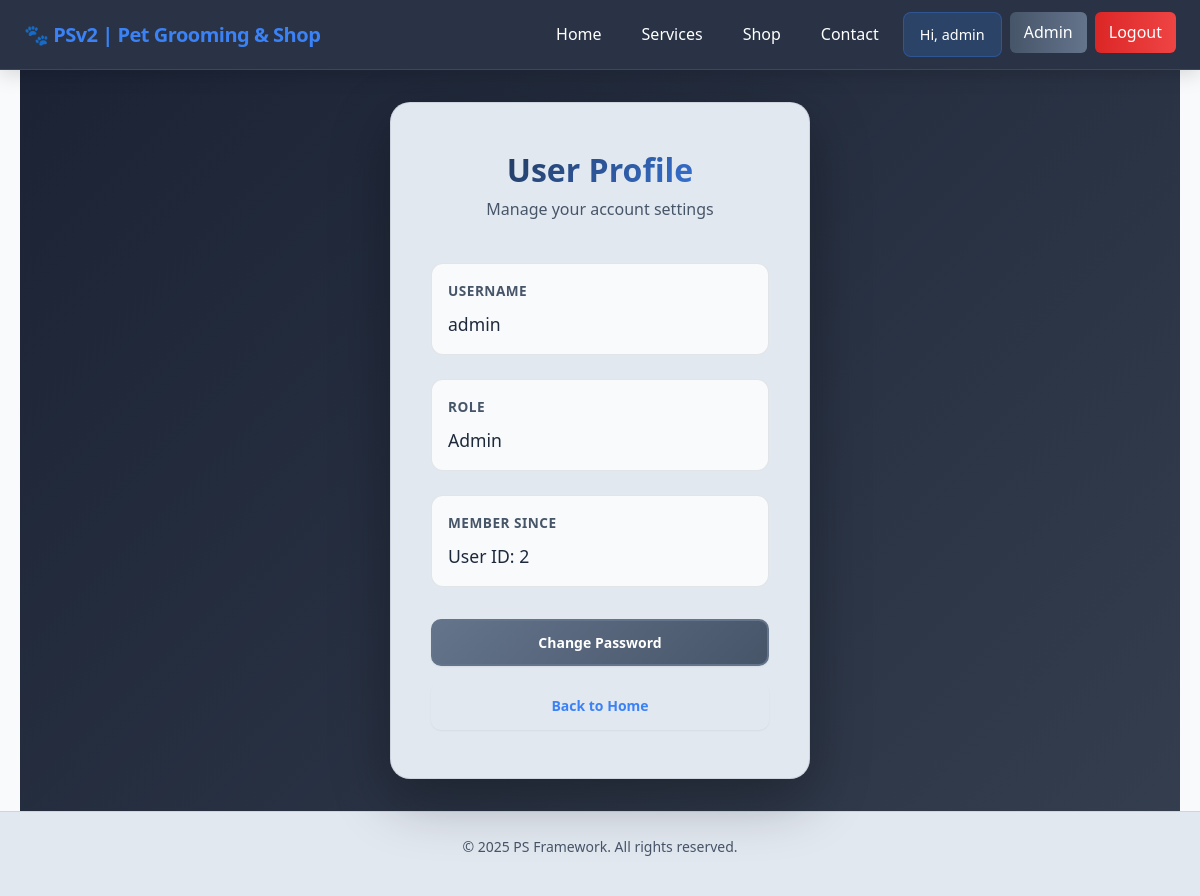
Screenshot of /auth/profile (signed in) with the database file from the repository.
### app/models.py (models this page shows, shortened)
class User(UserMixin, db.Model):
    id = db.Column(db.Integer, primary_key=True)
    username = db.Column(db.String(80), unique=True, nullable=False)
    password = db.Column(db.String(200), nullable=False)
    role = db.Column(db.String(20), default='customer')

### app/routes/auth.py (the view)
@auth_bp.route('/profile')
@login_required
def profile():
    return render_template('auth/profile.html', user=current_user)

### app/templates/auth/profile.html (shortened to what this page needs)
{% extends "base.html" %}
{% block extra_css %}
<link rel="stylesheet" href="{{ url_for('static', filename='css/forms.css') }}">
{% endblock %}
{% block content %}
<div class="auth-container">
    <div class="auth-card">
        <div class="auth-header">
            <h1>User Profile</h1>
            <p>Manage your account settings</p>
        </div>
        <div class="profile-info">
            <div class="info-group">
                <label>Username</label>
                <div class="info-value">{{ user.username }}</div>
            </div>
            <div class="info-group">
                <label>Role</label>
                <div class="info-value">{{ user.role.title() }}</div>
            </div>
            <div class="info-group">
                <label>Member Since</label>
                <div class="info-value">
                    {% if user.id %}
                        User ID: {{ user.id }}
                    {% else %}
                        Recently joined
                    {% endif %}
                </div>
            </div>
        </div>
        <div class="profile-actions">
            <a href="{{ url_for('auth_bp.change_password') }}" class="btn btn-secondary">
                Change Password
            </a>
            <a href="{{ url_for('home_bp.index') }}" class="btn btn-outline">
                Back to Home
            </a>
        </div>
    </div>
</div>
{% endblock %}

### app/templates/base.html (shortened to what this page needs)
<!DOCTYPE html>
<html lang="en">
<head>
    <link rel="stylesheet" href="{{ url_for('static', filename='css/base.css') }}">
    <link rel="stylesheet" href="{{ url_for('static', filename='css/navbar.css') }}">
    <link rel="stylesheet" href="{{ url_for('static', filename='css/theme.css') }}">
    {% block extra_css %}{% endblock %}
</head>
<body>
    <nav class="navbar">
        <div class="nav-brand">
            <a href="/">🐾 PSv2 | Pet Grooming & Shop</a>
        </div>
        <ul class="nav-links" id="navLinks">
            <li><a href="/" class="{% if request.path == '/' %}active{% endif %}">Home</a></li>
            <li><a href="/services" class="{% if request.path == '/services' %}active{% endif %}">Services</a></li>
            <li><a href="{{ url_for('shop_bp.shop') }}" class="{% if request.path == url_for('shop_bp.shop') %}active{% endif %}">Shop</a></li>
            <li><a href="{{ url_for('contact_bp.contact') }}" class="{% if request.path == url_for('contact_bp.contact') %}active{% endif %}">Contact</a></li>
            {% if current_user.is_authenticated %}
                <li><span class="nav-greeting">Hi, {{ current_user.username }}</span></li>
                {% if current_user.role == 'admin' %}
                    <li><a href="{{ url_for('admin.dashboard') }}" class="admin-link">Admin</a></li>
                {% endif %}
                <li><a href="{{ url_for('auth_bp.logout') }}" class="logout-link">Logout</a></li>
            {% else %}
                <li><a href="{{ url_for('auth_bp.login') }}" class="{% if request.path == url_for('auth_bp.login') %}active{% endif %}">Login</a></li>
                <li><a href="{{ url_for('auth_bp.register') }}" class="{% if request.path == url_for('auth_bp.register') %}active{% endif %}">Register</a></li>
            {% endif %}
        </ul>
    </nav>
    <main class="main">
        <div class="container">
            <div class="page-content">
                {% block content %}{% endblock %}
            </div>
        </div>
    </main>
    <footer class="footer">
        <div class="footer-content">
            <p>&copy; 2025 PS Framework. All rights reserved.</p>
        </div>
    </footer>
</body>
</html>

### app/static/css/base.css (style rules this page uses)
* { margin: 0; padding: 0; box-sizing: border-box; }
:root { --bg-primary: #0f172a; --bg-secondary: #1e293b; --text-primary: #f1f5f9; --text-secondary: #cbd5e1; --accent: #93c5fd; --accent-hover: #60a5fa; --border: rgba(241, 245, 249, 0.1); --shadow: rgba(0, 0, 0, 0.25); --blur-bg: rgba(30, 41, 59, 0.9); --navbar-bg: rgba(30, 41, 59, 0.95); --brand-primary: #3b82f6; --brand-secondary: #1e40af; --brand-accent: #60a5fa; }
html { scroll-behavior: smooth; }
body { font-family: 'Segoe UI', Tahoma, Geneva, Verdana, sans-serif; background: var(--bg-primary); color: var(--text-primary); line-height: 1.6; min-height: 100vh; display: flex; flex-direction: column; }
h1, h2, h3, h4, h5, h6 { font-weight: 600; line-height: 1.2; margin-bottom: 0.5em; }
p { margin-bottom: 1em; }
a { color: var(--accent); text-decoration: none; transition: color 0.3s ease; }
.container { max-width: 1200px; margin: 0 auto; padding: 0 20px; }
.page-content { animation: fadeIn 0.6s ease-out; }
.btn { display: inline-block; padding: 12px 24px; font-weight: 500; text-align: center; border: none; border-radius: 8px; cursor: pointer; transition: all 0.3s ease; text-decoration: none; font-size: 16px; }
.btn-secondary { background: var(--bg-secondary); color: var(--text-primary); border: 1px solid var(--border); }
.footer { background: var(--bg-secondary); border-top: 1px solid var(--border); padding: 24px; text-align: center; margin-top: auto; }
.footer-content { max-width: 1200px; margin: 0 auto; color: var(--text-secondary); font-size: 14px; }
@media (prefers-color-scheme: light) { :root { --bg-primary: #f8fafc; --bg-secondary: #e2e8f0; --text-primary: #1e293b; --text-secondary: #475569; --accent: #3b82f6; --accent-hover: #2563eb; --border: rgba(30, 41, 59, 0.1); --shadow: rgba(0, 0, 0, 0.1); --blur-bg: rgba(248, 250, 252, 0.8); } }

### app/static/css/navbar.css (style rules this page uses)
.navbar { position: fixed; top: 0; left: 0; right: 0; z-index: 1000; background: rgba(30, 41, 59, 0.95); backdrop-filter: blur(12px); border-bottom: 1px solid rgba(241, 245, 249, 0.1); box-shadow: 0 4px 20px rgba(0, 0, 0, 0.15); padding: 0 24px; height: 70px; display: flex; align-items: center; justify-content: space-between; transition: all 0.3s ease-in-out; }
.nav-brand { font-size: 20px; font-weight: 700; color: #ffffff; text-decoration: none; letter-spacing: -0.025em; transition: color 0.3s ease; display: flex; align-items: center; gap: 8px; }
.nav-links { display: flex; list-style: none; gap: 8px; margin: 0; padding: 0; }
.nav-links li { position: relative; }
.nav-links a { display: block; padding: 10px 16px; text-decoration: none; color: #ffffff; font-weight: 500; border-radius: 8px; transition: all 0.25s ease; position: relative; overflow: hidden; }
.admin-link { background: linear-gradient(90deg, #475569, #64748b) !important; color: #ffffff !important; padding: 8px 14px !important; border-radius: 6px !important; font-weight: 500 !important; transition: all 0.3s ease !important; }
.logout-link { background: linear-gradient(90deg, #dc2626, #ef4444) !important; color: #ffffff !important; padding: 8px 14px !important; border-radius: 6px !important; font-weight: 500 !important; transition: all 0.3s ease !important; }
.nav-greeting { display: block; padding: 10px 16px; color: #ffffff; font-weight: 500; font-size: 0.9rem; background: rgba(59, 130, 246, 0.2); border-radius: 8px; border: 1px solid rgba(59, 130, 246, 0.3); white-space: nowrap; }
.main { padding-top: 70px; transition: padding-top 0.3s ease-in-out; }

### rows the page displays
User: username "admin", role "Admin", id "2"
